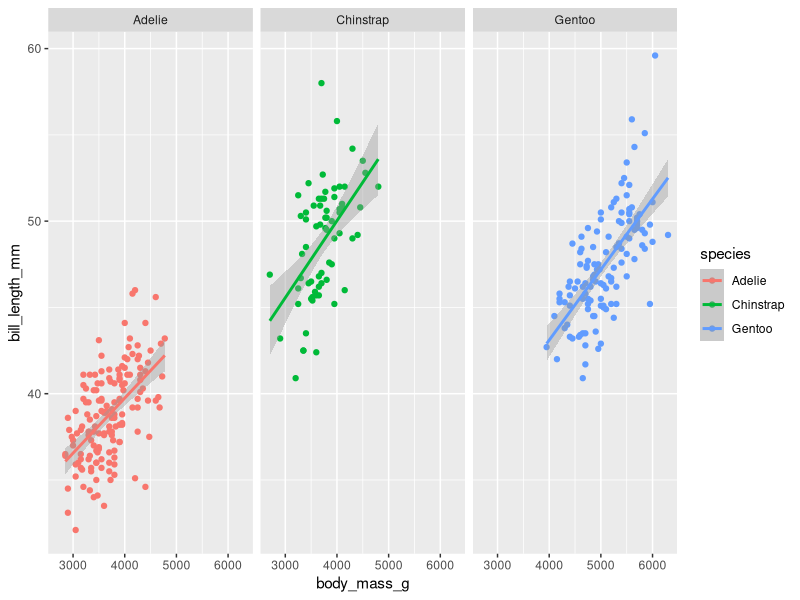
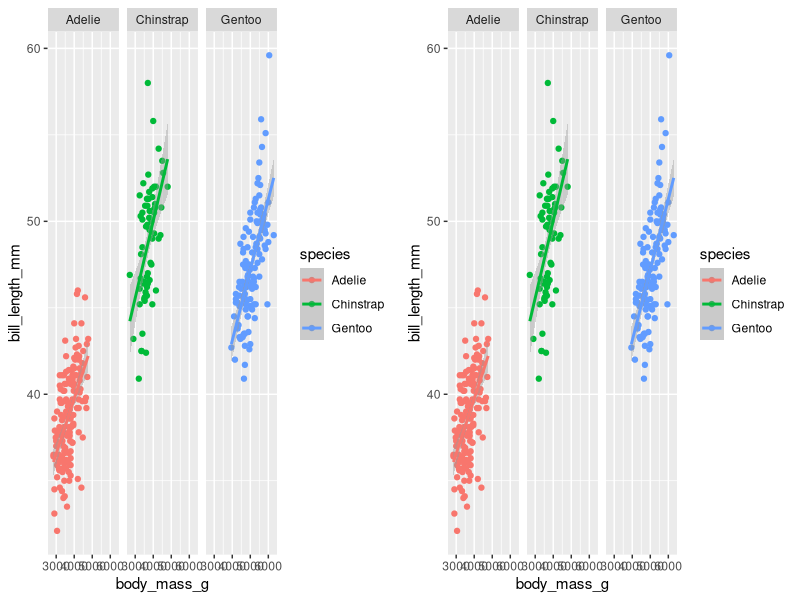

The R script that drew these images, in order:
# Script name
# Author
# Date


# Libraries ---------------------------------------------------------------

library(tidyverse)
library(ggpubr)
library(palmerpenguins)


# Data --------------------------------------------------------------------

# Load the dataset into the local environment
penguins <- penguins


# Example -----------------------------------------------------------------

# Basic faceted plot
lm_1 <- ggplot(data = penguins,
       aes(x = body_mass_g, y = bill_length_mm, colour = species)) +
  geom_point() +
  geom_smooth(method = "lm") +
  facet_wrap(~species)
lm_1

# Basic combined plot
ggarrange(lm_1, lm_1)


# Exercise 1 --------------------------------------------------------------

# Create a new plot type and facet by gender


# Exercise 2 --------------------------------------------------------------

# Create a new plot type and facet by two categories


# Exercise 3 --------------------------------------------------------------

# Combine all of the plots you've created so far and save


# BONUS -------------------------------------------------------------------

# Use a different package to combine plots

